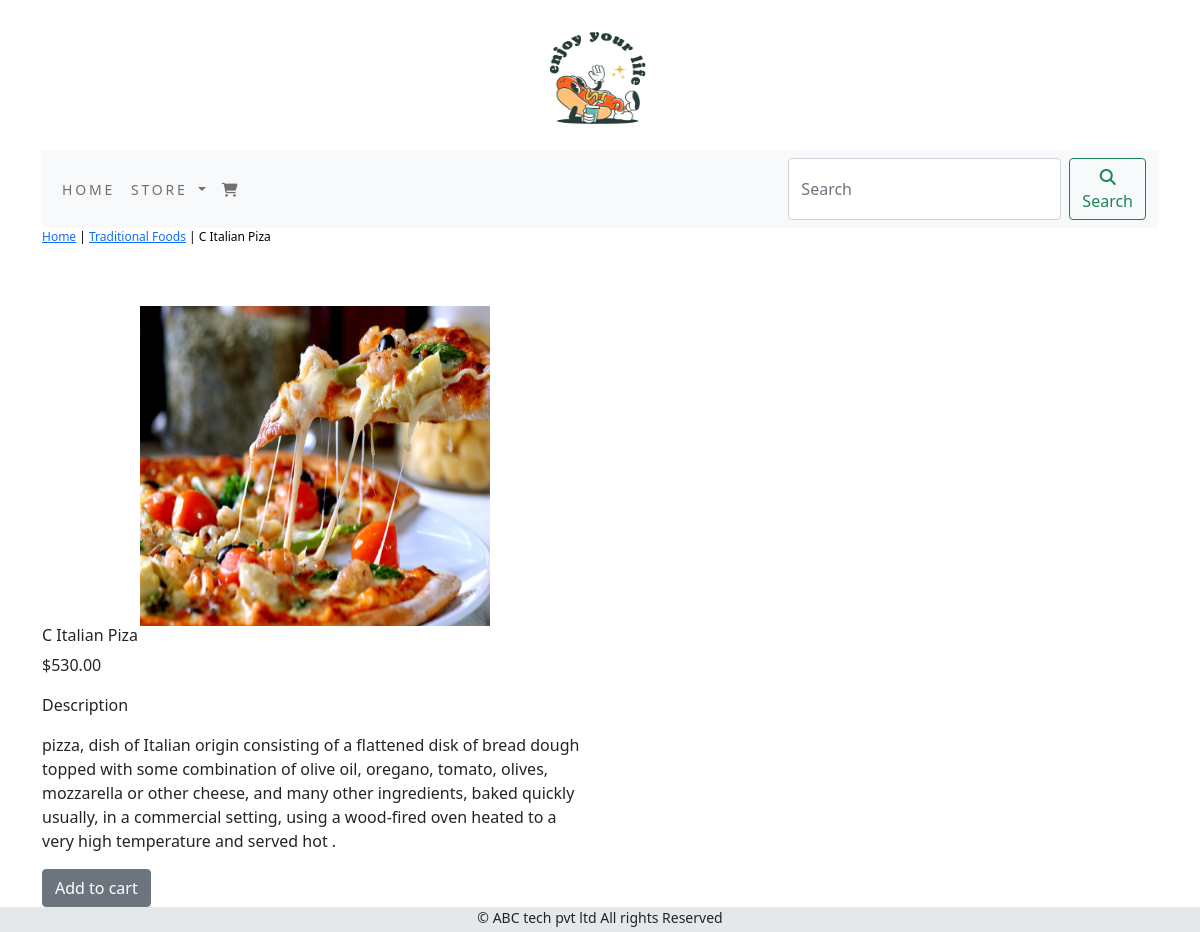
Page /shop/traditional-foods/italian-piza/ on the committed database.
### shop/models.py (models this page shows, shortened)
class Product(models.Model):
    name=models.TextField(max_length=250,unique=True)
    slug=models.SlugField(max_length=250,unique=True)
    description=models.TextField(blank=True)
    price=models.DecimalField(max_digits=10,decimal_places=2)
    category=models.ForeignKey(category,on_delete=models.CASCADE)
    image=models.ImageField(upload_to='product',blank=True)
    stock=models.IntegerField()
    available=models.BooleanField(default=True)
    created=models.DateTimeField(auto_now_add=True)
    updated=models.DateTimeField(auto_now=True)
    class Meta:
        ordering=('name',)
        verbose_name='product'
        verbose_name_plural='products'

class category(models.Model):
    name=models.CharField(max_length=250,unique=True)
    slug=models.SlugField(max_length=250,unique=True)
    description=models.TextField(blank=True)
    image=models.ImageField(upload_to='category',blank=True)
    class Meta:
        ordering=('name',)
        verbose_name='category'
        verbose_name_plural='categories'
    def get_url(self):
        return reverse('shop:prod_by_cat', args=[self.slug])
    def __str__(self):
        return '{}'.format(self.name)

### shop/views.py (the view)
# urls.py: path('<slug:c_slug>/<slug:p_slug>/',views.proddetail,name="prodcatdetail"),
def proddetail(request,c_slug,p_slug):
    try:
        product=Product.objects.get(category__slug=c_slug,slug=p_slug)
    except Exception as e:
        raise e
    return render(request,'product.html',{'product':product})

### cart/context_processors.py (called while the page is built)
def counter(request):
    item_count= 0
    if 'admin' in request.path:
        return {}
    else:
        try:
            cart=Cart.objects.filter(cart_id=_cart_id(request))
            car_item=Cartitem.objects.all().filter(cart=cart[:1])
            for cart_item in car_item:
                item_count += cart_item.quantity
        except Cart.DoesNotExist:
            item_count= 0
    return dict(item_count=item_count)

### cart/views.py (called while the page is built)
def _cart_id(request):
    cart=request.session.session_key
    if not cart:
        cart=request.session.create()
        return cart

### shop/context_processors.py (called while the page is built)
def menu_links(request):
    links=category.objects.all()
    return dict(links=links)

### templates/product.html (shortened to what this page needs)
{% extends 'base.html' %}
{% load static %}
{% block content %}
<div class="row my_prod_row">
    <div class="mx_auto">
        <p><a href="{% url 'shop:allprodcat' %}">Home</a> | <a href="product.category.get_url">{{product.category}}</a> | {{product.name}}</p>
    </div>
</div>
</div>
<div class="container">
<br>
    <div class="row">
        <div class="col-6 col-sm-12 col-md-12 col-lg-6 text-center">
            <div class="min-width:18rem">
            <img src="{{product.image.url}}" width="350px" height="320px" alt="{{product.name}}">
            </div>
        </div>
        <div>
            <div class="col-6 col-sm-12 col-md-12 col-lg-6">
             <div>
             <h3 class="my_prod_title">{{product.name}}</h3>
             <p>${{product.price}}</p>
             <p class="my_title">Description</p>
             <p class="text-justify my_prod_text">{{product.description}}</p>
              {% if product.stock <= 0 %}
              <p class="text-justify my_prod_text">Out of stock!</p>
              {% else %}
              <a class="btn btn-secondary" href="{% url 'cart:add_cart' product.id %}">Add to cart</a>
              {% endif %}
              </div>
            </div>
         </div>
</div>
</div>
{% endblock %}

### static/css/custom.css (style rules this page uses)
body { font-family: 'Source Sans 3', sans-serif; }
.my_prod_row { padding:top; padding-bottom:20px; }
.my_prod_row .mx_auto { color:#000; font-size:12px; text-decordation:none; }
.my_prod_title { font-size:16px; text_transform:uppercase; letter-spacing;2em; padding;top; }
.my_prod_text { padding-right:20px; }

### rows in the picture
Product: category "Traditional Foods", name "C Italian Piza", image (picture), price "530.00", description "pizza, dish of Italian origin consisting of a flattened disk of bread dough topped with some combination of olive oil, oregano, tomato, olives, mozzarella or other cheese, and many other ingredients, baked quickly usually, in a commercial setting, using a wood-fired oven heated to a very high temperature and served hot ."
